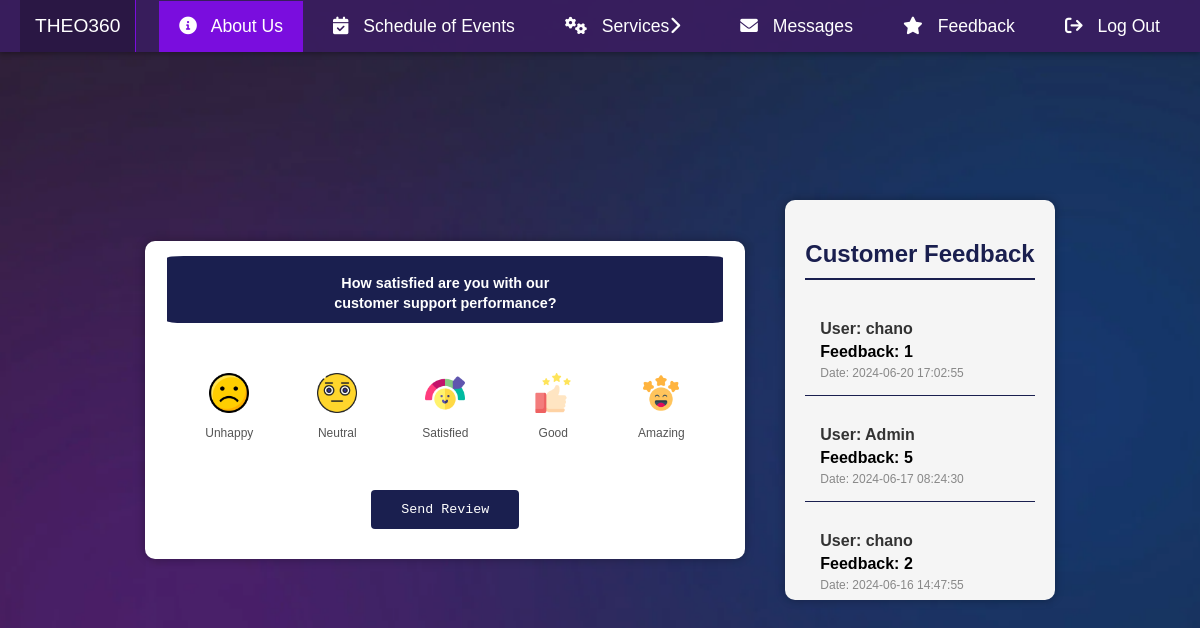
The app's page /feedback-u.php (signed in) with its own data.
### tables this page shows
CREATE TABLE `feedback` (
  `feedback_id` int(11) NOT NULL,
  `username` varchar(255) NOT NULL,
  `feedback` varchar(255) NOT NULL,
  `created_at` timestamp NOT NULL DEFAULT current_timestamp()
);

CREATE TABLE `users` (
  `user_id` int(11) NOT NULL,
  `email` varchar(255) NOT NULL,
  `first_name` varchar(255) NOT NULL,
  `last_name` varchar(255) NOT NULL,
  `username` varchar(255) NOT NULL,
  `password` varchar(255) NOT NULL,
  `p_num` varchar(225) NOT NULL,
  `role` enum('user','admin','s-admin') DEFAULT 'user'
);

### feedback-u.php (the view, shortened to what this page needs)
<?php
$host = '127.0.0.1';
$db = 'theo360';
$user = 'root';
$pass = '';
try {
    $pdo = new PDO("mysql:host=$host;dbname=$db;charset=utf8", $user, $pass);
    $pdo->setAttribute(PDO::ATTR_ERRMODE, PDO::ERRMODE_EXCEPTION);
    $sql = "SELECT f.feedback, f.created_at, u.username
            FROM feedback f
            JOIN users u ON f.username = u.username
            ORDER BY f.created_at DESC";
    $stmt = $pdo->prepare($sql);
    $stmt->execute();
    $feedbacks = $stmt->fetchAll(PDO::FETCH_ASSOC);
} catch (PDOException $e) {
    echo "Connection failed: " . $e->getMessage();
    die();
}
?>
<!DOCTYPE html>
<html lang="en">
<head>
    <link rel="stylesheet" href="https://cdnjs.cloudflare.com/ajax/libs/font-awesome/5.15.1/css/all.min.css" />
</head>
<body>
<?php include("navbar-u.php");?>
    <div class="panel-container" id="panel">
        <strong>How satisfied are you with our <br/>customer support performance?</strong>
        <div class="ratings-container">
            <div class="rating" data-value="1">
                <img src="./emoticon/unhappy.png" alt="unhappy">
                <small>Unhappy</small>
            </div>
            <div class="rating" data-value="2">
                <img src="./emoticon/neutral-face.png" alt="neutral">
                <small>Neutral</small>
            </div>
            <div class="rating" data-value="3">
                <img src="./emoticon/satisfied.png" alt="satisfied">
                <small>Satisfied</small>
            </div>
            <div class="rating" data-value="4">
                <img src="./emoticon/thumbs-up.png" alt="thumbs-up">
                <small>Good</small>
            </div>
            <div class="rating" data-value="5">
                <img src="./emoticon/happy-face.png" alt="happy-face">
                <small>Amazing</small>
            </div>
        </div>
        <form id="feedbackForm" method="POST" action="feedback.php">
            <button type="submit" class="btn" id="send">Send Review</button>
        </form>
    </div>
    <div class="feedback-list">
        <h2>Customer Feedback</h2>
        <?php
            foreach ($feedbacks as $feedback) {
                echo '<div class="feedback-item">';
                echo '<p class="username">User: ' . htmlspecialchars($feedback["username"]) . '</p>';
                echo '<strong>Feedback: ' . htmlspecialchars($feedback["feedback"]) . '</strong>';
                echo '<p class="feedback-date">Date: ' . htmlspecialchars($feedback["created_at"]) . '</p>';
                echo '</div>';
            }
        ?>
    </div>
</body>
</html>

### feedback-u.php (style rules this page uses)
* { box-sizing: border-box; }
body { margin: 0; padding: 0; font-family: Arial, sans-serif; background-color: #f0f0f0; display: flex; justify-content: center; align-items: center; height: 100vh; background: url(./assets/imgs/bg.png); background-size: cover; background-position: center; }
.panel-container { background-color: #fff; box-shadow: 0 0 10px rgba(0, 0, 0, 0.3); border-radius: 10px; font-size: 90%; display: flex; flex-direction: column; justify-content: center; align-items: center; text-align: center; padding: 30px; max-width: 600px; margin: 0 20px; }
.panel-container strong { line-height: 20px; background-color: #1A1F4F; color: #fff; padding: 10px 20px; border-radius: 8px; width: 103%; padding-top: 3%; margin-top: -15px; border-radius: 3%; font-family: 'Lucida Sans', 'Lucida Sans Regular', 'Lucida Grande', 'Lucida Sans Unicode', Geneva, Verdana, sans-serif; }
.ratings-container { display: flex; margin: 20px 0; }
.rating { flex: 1; cursor: pointer; padding: 20px; margin: 10px 5px; text-align: center; }
.rating img { width: 40px; }
.rating small { color: #555; display: inline-block; margin: 10px 0 0; }
.btn { background-color: #1A1F4F; color: #fff; border: 0; border-radius: 4px; padding: 12px 30px; cursor: pointer; font-family: monospace; }
.feedback-list { background-color: #f5f5f5; box-shadow: 0 0 10px rgba(0, 0, 0, 0.3); border-radius: 10px; padding: 20px; max-width: 600px; margin: 0 20px; overflow-y: auto; max-height: 400px; }
.feedback-list h2 { text-align: center; margin-bottom: 20px; position: relative; color: #1A1F4F; font-family: 'Lucida Sans', 'Lucida Sans Regular', 'Lucida Grande', 'Lucida Sans Unicode', Geneva, Verdana, sans-serif; }
.feedback-list h2::after { content: ''; display: block; width: 100%; height: 2px; background-color: #1A1F4F; margin: 10px auto 0; }
.feedback-item { padding: 15px; margin-bottom: 10px; padding-bottom: 10px; border-bottom: 1px solid #1A1F4F; }
.feedback-item p { margin: 5px 0; }
.feedback-item strong { display: flex; align-items: center; }
.feedback-item .feedback-date { font-size: 12px; color: #888; margin-top: 5px; }
.feedback-item .username { font-weight: bold; color: #333; margin-bottom: 5px; }

### navbar-u.php (style rules this page uses)
* { box-sizing: border-box; }
body { margin: 0; padding: 0; height: 100vh; background-size: cover; background-position: center; align-items: center; justify-content: center; font-family: Arial, sans-serif; }

### records on screen
feedback: users.username "chano", feedback "1", created_at "2024-06-20 17:02:55"
feedback: users.username "Admin", feedback "5", created_at "2024-06-17 08:24:30"
feedback: users.username "chano", feedback "2", created_at "2024-06-16 14:47:55"
